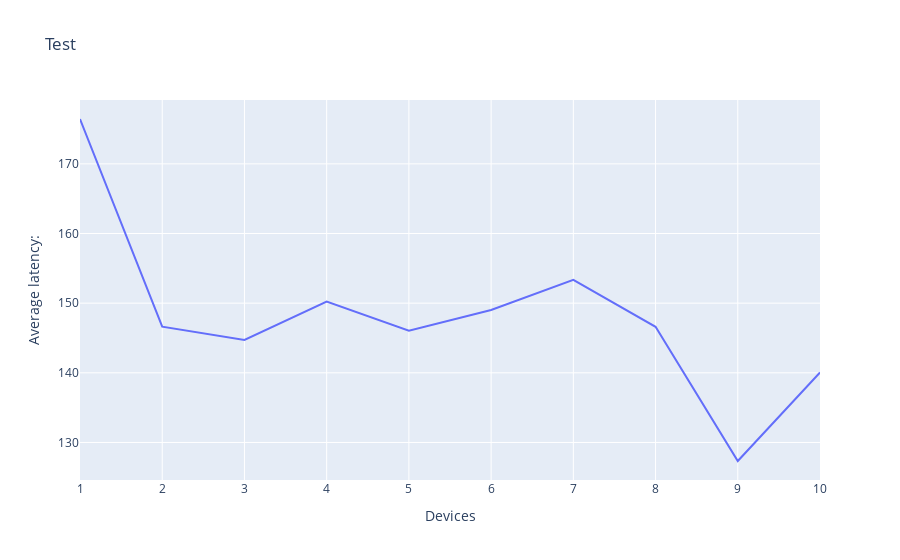

Write notebook code for a chart like this one.
### Code cell
fig = px.line(df, x="Devices", y="Average latency:", title='Test')
#layout = go.Layout(yaxis=dict(tickformat=".2%"))
#fig.update_layout(yaxis_tickformat=".2%")
fig.update_yaxes(type='linear')
fig.show()

### Figure 1 — Plotly figure (JSON) as saved in the notebook; plotly's stock layout.template omitted (floating-point values rounded to 4 significant figures)
{"data": [{"hovertemplate": "Devices=%{x}<br>Average latency:=%{y}<extra></extra>", "legendgroup": "", "line": {"color": "#636efa", "dash": "solid"}, "marker": {"symbol": "circle"}, "mode": "lines", "name": "", "orientation": "v", "showlegend": false, "type": "scatter", "x": [1, 2, 3, 4, 5, 6, 7, 8, 9, 10], "xaxis": "x", "y": ["176.44", "146.62", "144.72", "150.22", "146.04", "149.02", "153.34", "146.60", "127.34", "140.04"], "yaxis": "y"}], "layout": {"legend": {"tracegroupgap": 0}, "title": {"text": "Test"}, "xaxis": {"anchor": "y", "domain": [0, 1], "title": {"text": "Devices"}}, "yaxis": {"anchor": "x", "domain": [0, 1], "title": {"text": "Average latency:"}, "type": "linear"}}}
